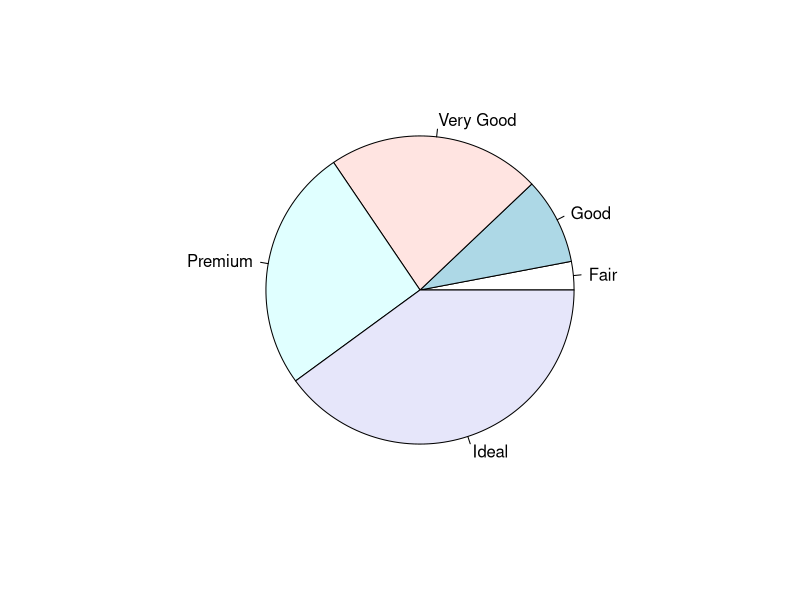
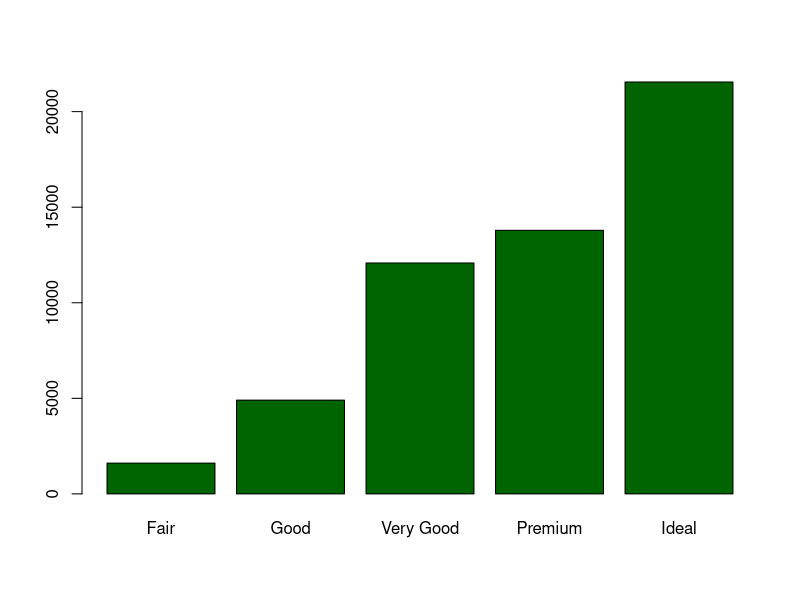
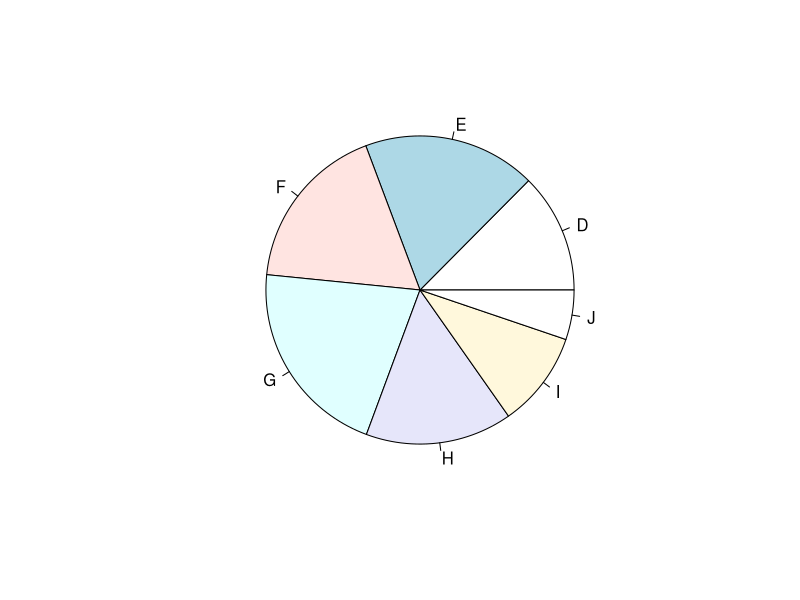
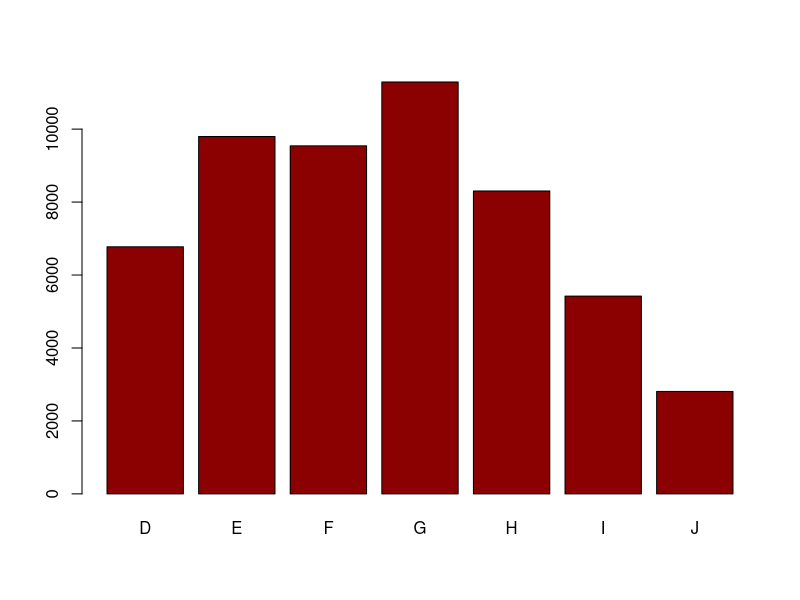
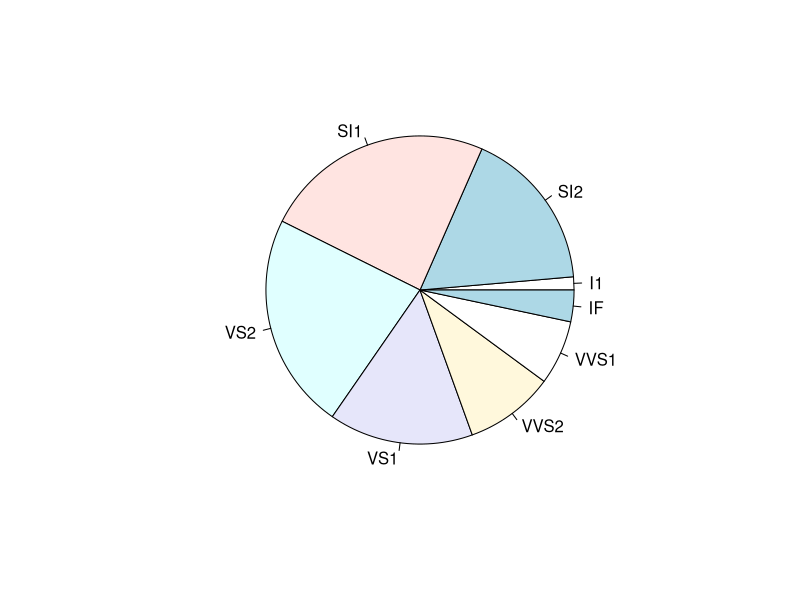
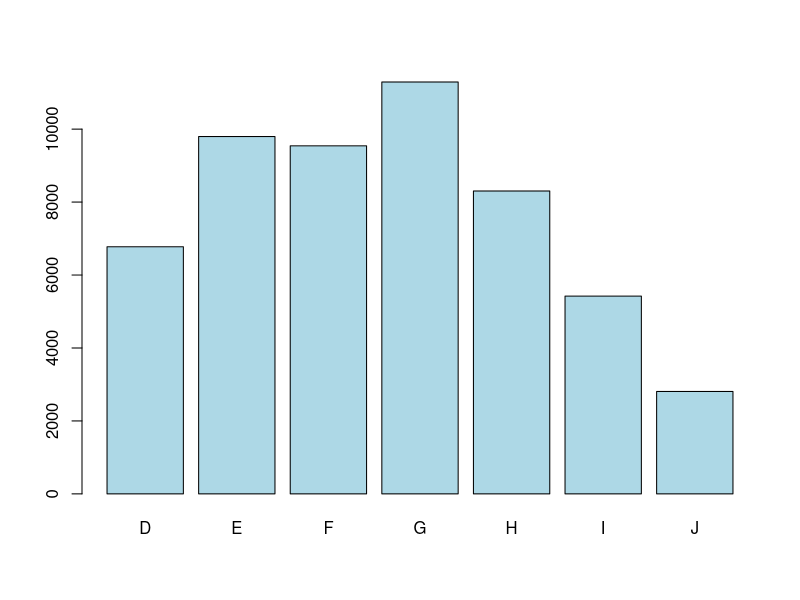

Reproduce these figures in R, in order.
library(ggplot2)
library(tidyverse)

data(diamonds)
View(diamonds)
summary(diamonds)

registros <- dim(diamonds)[1]
variables <- dim(diamonds)[2]

cat("Diamonds tiene ", registros, " registros y ", variables, "variables\n")
str(diamonds)
class(diamonds)

#Obtener la media, desviacion, min, max
stdCarat <- sd(diamonds$carat)
meanCarat <- mean(diamonds$carat)
minCarat <- min(diamonds$carat)
maxCarat <- max(diamonds$carat)

#Cuantiles
Q1 <- quantile(diamonds$carat, c(0.25), type = 6)
Q2 <- quantile(diamonds$carat, c(0.50), type = 6)
Q3 <- quantile(diamonds$carat, c(0.75), type = 6)
IQR <- Q3-Q1
stdTable <- sd(diamonds$table, na.rm = TRUE)
print(stdCarat)
print(meanCarat)

cat("El valor minimo es", minCarat, "Y el valor maximo es ", maxCarat, "\nEl valor promedio es", meanCarat, "y la desviación estandar es ", stdCarat)

#Datos Categoricas: Cut, Color, Clarity
#Variable: Cut
#Frecuencias
freqcut <- table(diamonds$cut)
print(freqcut)
#Moda
modacut <- mode(diamonds$cut)
prop.table(table(diamonds$cut))*100
x11()
pie(freqcut)
x11()
barplot(freqcut, col ="Darkgreen")

#Variable color
freqcolor <- table(diamonds$color)
print(freqcolor)
#Moda
modacolor <- mode(diamonds$color)
prop.table(table(diamonds$color))*100
x11()
pie(freqcolor)
x11()
barplot(freqcolor, col = "Darkred")

#Variable clarity
freqclarity <- table(diamonds$clarity)
print(freqclarity)
#Moda
modaclarity <- mode(diamonds$clarity)
prop.table(table(diamonds$clarity))*100
x11()
pie(freqclarity)
x11()
barplot(freqcolor, col = "Lightblue")
